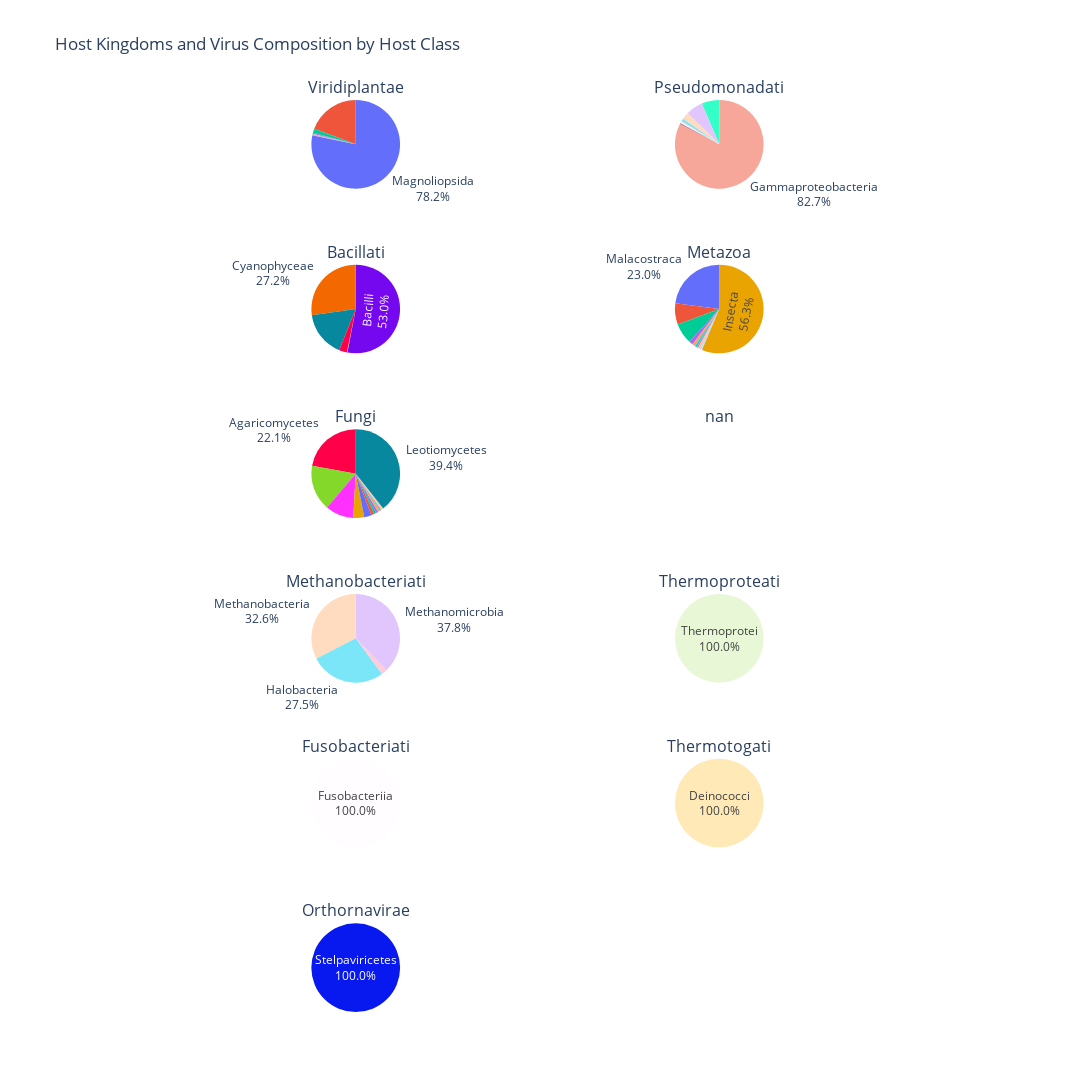

Source (notebook cell):
### Code cell
# configure subplots on grid
ncols = 2
nrows = (n_kingdoms + ncols - 1) // ncols

fig = make_subplots(
    rows=nrows, cols=ncols,
    specs=[[{'type':'domain'}]*ncols for _ in range(nrows)],
    subplot_titles=unique_kingdoms
)

# set threshold for virus and label display; initialize virus_taxon_level to family
threshold = 0.15
virus_taxon_level = "virus_family"
label_threshold = 20

# loop over the unique kingdoms; store data in class labels, class sizes, hover texts, and text labels to display information orderly
for i, kingdom in enumerate(unique_kingdoms):
    row = i // ncols + 1
    col = i % ncols + 1
    
    sub_df = df[df["kingdom"] == kingdom]
    
    class_counts = sub_df["class"].value_counts()
    
    class_labels = []
    class_sizes = []
    hover_texts = []
    text_labels = []
    
    total_count = class_counts.sum()

    # iterate over each class in the respective kingdom
    for host_class, count in class_counts.items():
        class_labels.append(host_class)
        class_sizes.append(count)
        
        # ensure the host class percentage is above threshold to display text on graph
        percentage = (count / total_count) * 100
        if percentage >= label_threshold:
            text_labels.append(f"{host_class}<br>{percentage:.1f}%")
        else:
            # empty string will "hide" the label
            text_labels.append("")
        
        # retrieve the virus taxon breakdown for each host class
        host_class_df = sub_df[sub_df["class"] == host_class]
        
        virus_counts = (
            host_class_df[virus_taxon_level]
            .value_counts(normalize=True) * 100
        )
        # ensure virus counts exceeds threshold to display on graph
        virus_counts = virus_counts[virus_counts >= threshold]
        other_pct = 100 - virus_counts.sum()

        # configure hover text for display of virus distributions
        virus_lines = [f"{vf}: {pct:.1f}%" for vf, pct in virus_counts.items()]
        if other_pct > 0:
            virus_lines.append(f"Other: {other_pct:.1f}%")

        hover_text = f"<b>{host_class}</b><br>Viruses:<br>" + "<br>".join(virus_lines)
        hover_texts.append(hover_text)

    # add all information to plotly pie chart and display graphs
    fig.add_trace(
        go.Pie(
            labels=class_labels,
            values=class_sizes,
            text=text_labels,
            hoverinfo="label+percent+text",
            textinfo='text',
            hovertext=hover_texts,
            hovertemplate="%{hovertext}<extra></extra>",
            sort=False
        ),
        row=row,
        col=col
    )

# update the layout of the pie charts by adjusting the height and width and include title text
fig.update_layout(
    height=400 * nrows,
    width=700 * ncols,
    title_text="Host Kingdoms and Virus Composition by Host Class",
    showlegend=False,
)
fig.show()

### Figure 1 — Plotly figure (JSON) as saved in the notebook; plotly's stock layout.template omitted (floating-point values rounded to 4 significant figures)
{"data": [{"domain": {"x": [0, 0.45], "y": [0.9028, 1.0]}, "hoverinfo": "label+percent+text", "hovertemplate": "%{hovertext}<extra></extra>", "hovertext": ["<b>Magnoliopsida</b><br>Viruses:<br>Geminiviridae: 22.6%<br>Potyviridae: 12.2%<br>Betaflexiviridae: 12.0%<br>Closteroviridae: 7.9%<br>Alphaflexiviridae: 7.1%<br>Unknown: 7.0%<br>Solemoviridae: 5.4%<br>Bromoviridae: 3.7%<br>Caulimoviridae: 3.2%<br>Rhabdoviridae: 2.9%<br>Virgaviridae: 1.9%<br>Partitiviridae: 1.8%<br>Tombusviridae: 1.6%<br>Nanoviridae: 1.6%<br>Fimoviridae: 1.4%<br>Amalgaviridae: 1.2%<br>Secoviridae: 1.2%<br>Tospoviridae: 0.6%<br>Tymoviridae: 0.5%<br>Totiviridae: 0.4%<br>Spinareoviridae: 0.4%<br>Benyviridae: 0.3%<br>Mitoviridae: 0.3%<br>Endornaviridae: 0.3%<br>Phenuiviridae: 0.3%<br>Genomoviridae: 0.2%<br>Parvoviridae: 0.2%<br>Narnaviridae: 0.2%<br>Fiersviridae: 0.2%<br>Botourmiaviridae: 0.2%<br>Other: 1.2%", "<b>Trebouxiophyceae</b><br>Viruses:<br>Phycodnaviridae: 100.0%", "<b>Mamiellophyceae</b><br>Viruses:<br>Phycodnaviridae: 100.0%", "<b>Ginkgoopsida</b><br>Viruses:<br>Tombusviridae: 55.9%<br>Unknown: 20.6%<br>Dicistroviridae: 17.6%<br>Amalgaviridae: 5.9%", "<b>Ulvophyceae</b><br>Viruses:<br>Unknown: 73.7%<br>Mitoviridae: 15.8%<br>Tombusviridae: 5.3%<br>Partitiviridae: 5.3%<br>Other: 0.0%", "<b>Pinopsida</b><br>Viruses:<br>Betaflexiviridae: 35.3%<br>Rhabdoviridae: 29.4%<br>Amalgaviridae: 23.5%<br>Partitiviridae: 5.9%<br>Caulimoviridae: 5.9%", "<b>Gnetopsida</b><br>Viruses:<br>Geminiviridae: 50.0%<br>Potyviridae: 33.3%<br>Unknown: 16.7%", "<b>Polypodiopsida</b><br>Viruses:<br>Geminiviridae: 75.0%<br>Secoviridae: 25.0%", "<b>Charophyceae</b><br>Viruses:<br>Unknown: 100.0%", "<b>Bryopsida</b><br>Viruses:<br>Amalgaviridae: 100.0%", "<b>Lycopodiopsida</b><br>Viruses:<br>Amalgaviridae: 100.0%"], "labels": ["Magnoliopsida", "Trebouxiophyceae", "Mamiellophyceae", "Ginkgoopsida", "Ulvophyceae", "Pinopsida", "Gnetopsida", "Polypodiopsida", "Charophyceae", "Bryopsida", "Lycopodiopsida"], "sort": false, "text": ["Magnoliopsida<br>78.2%", "", "", "", "", "", "", "", "", "", ""], "textinfo": "text", "type": "pie", "values": [7176, 1768, 139, 34, 19, 17, 6, 4, 4, 2, 2]}, {"domain": {"x": [0.55, 1], "y": [0.9028, 1.0]}, "hoverinfo": "label+percent+text", "hovertemplate": "%{hovertext}<extra></extra>", "hovertext": ["<b>Gammaproteobacteria</b><br>Viruses:<br>Unknown: 99.7%<br>Other: 0.3%", "<b>Alphaproteobacteria</b><br>Viruses:<br>Unknown: 99.7%<br>Microviridae: 0.3%", "<b>Betaproteobacteria</b><br>Viruses:<br>Unknown: 100.0%", "<b>Flavobacteriia</b><br>Viruses:<br>Unknown: 100.0%", "<b>Epsilonproteobacteria</b><br>Viruses:<br>Unknown: 100.0%", "<b>Bacteroidia</b><br>Viruses:<br>Unknown: 83.9%<br>Intestiviridae: 15.3%<br>Microviridae: 0.8%", "<b>Bdellovibrionia</b><br>Viruses:<br>Unknown: 100.0%", "<b>Rhodothermia</b><br>Viruses:<br>Unknown: 100.0%", "<b>Aquificia</b><br>Viruses:<br>Unknown: 100.0%", "<b>Verrucomicrobiia</b><br>Viruses:<br>Unknown: 100.0%", "<b>Desulfuromonadia</b><br>Viruses:<br>Unknown: 100.0%", "<b>Chlamydiia</b><br>Viruses:<br>Microviridae: 100.0%"], "labels": ["Gammaproteobacteria", "Alphaproteobacteria", "Betaproteobacteria", "Flavobacteriia", "Epsilonproteobacteria", "Bacteroidia", "Bdellovibrionia", "Rhodothermia", "Aquificia", "Verrucomicrobiia", "Desulfuromonadia", "Chlamydiia"], "sort": false, "text": ["Gammaproteobacteria<br>82.7%", "", "", "", "", "", "", "", "", "", "", ""], "textinfo": "text", "type": "pie", "values": [24715, 1923, 1858, 771, 284, 118, 69, 57, 46, 34, 15, 1]}, {"domain": {"x": [0, 0.45], "y": [0.7222, 0.8194]}, "hoverinfo": "label+percent+text", "hovertemplate": "%{hovertext}<extra></extra>", "hovertext": ["<b>Bacilli</b><br>Viruses:<br>Unknown: 99.7%<br>Tectiviridae: 0.2%<br>Other: 0.1%", "<b>Cyanophyceae</b><br>Viruses:<br>Unknown: 100.0%", "<b>Actinomycetes</b><br>Viruses:<br>Unknown: 100.0%", "<b>Clostridia</b><br>Viruses:<br>Unknown: 100.0%", "<b>Mollicutes</b><br>Viruses:<br>Unknown: 100.0%", "<b>Erysipelotrichia</b><br>Viruses:<br>Unknown: 100.0%"], "labels": ["Bacilli", "Cyanophyceae", "Actinomycetes", "Clostridia", "Mollicutes", "Erysipelotrichia"], "sort": false, "text": ["Bacilli<br>53.0%", "Cyanophyceae<br>27.2%", "", "", "", ""], "textinfo": "text", "type": "pie", "values": [6703, 3443, 2111, 366, 14, 9]}, {"domain": {"x": [0.55, 1], "y": [0.7222, 0.8194]}, "hoverinfo": "label+percent+text", "hovertemplate": "%{hovertext}<extra></extra>", "hovertext": ["<b>Insecta</b><br>Viruses:<br>Unknown: 29.3%<br>Baculoviridae: 19.1%<br>Microviridae: 5.1%<br>Iridoviridae: 3.6%<br>Rhabdoviridae: 3.5%<br>Poxviridae: 3.2%<br>Ascoviridae: 2.9%<br>Sedoreoviridae: 2.7%<br>Orthomyxoviridae: 2.4%<br>Nudiviridae: 2.3%<br>Flaviviridae: 2.0%<br>Totiviridae: 1.8%<br>Tombusviridae: 1.7%<br>Iflaviridae: 1.5%<br>Phasmaviridae: 1.2%<br>Phenuiviridae: 1.2%<br>Peribunyaviridae: 1.1%<br>Sinhaliviridae: 1.1%<br>Chuviridae: 1.1%<br>Solemoviridae: 1.0%<br>Partitiviridae: 0.9%<br>Virgaviridae: 0.9%<br>Marseilleviridae: 0.8%<br>Narnaviridae: 0.8%<br>Parvoviridae: 0.8%<br>Spinareoviridae: 0.7%<br>Dicistroviridae: 0.7%<br>Lispiviridae: 0.6%<br>Polycipiviridae: 0.6%<br>Xinmoviridae: 0.5%<br>Togaviridae: 0.4%<br>Nodaviridae: 0.4%<br>Fiersviridae: 0.4%<br>Tymoviridae: 0.3%<br>Bidnaviridae: 0.3%<br>Geminiviridae: 0.2%<br>Hytrosaviridae: 0.2%<br>Circoviridae: 0.2%<br>Picornaviridae: 0.2%<br>Solinviviridae: 0.2%<br>Other: 2.0%", "<b>Malacostraca</b><br>Viruses:<br>Unknown: 86.7%<br>Nudiviridae: 9.3%<br>Circoviridae: 0.7%<br>Nodaviridae: 0.6%<br>Baculoviridae: 0.6%<br>Iridoviridae: 0.6%<br>Parvoviridae: 0.5%<br>Totiviridae: 0.3%<br>Microviridae: 0.2%<br>Bidnaviridae: 0.2%<br>Dicistroviridae: 0.2%<br>Other: 0.3%", "<b>Arachnida</b><br>Viruses:<br>Unknown: 24.8%<br>Rhabdoviridae: 12.4%<br>Nairoviridae: 6.0%<br>Sedoreoviridae: 5.6%<br>Phenuiviridae: 4.8%<br>Totiviridae: 4.8%<br>Narnaviridae: 3.8%<br>Botourmiaviridae: 3.8%<br>Orthomyxoviridae: 3.4%<br>Polyomaviridae: 3.0%<br>Tombusviridae: 2.3%<br>Flaviviridae: 2.3%<br>Dicistroviridae: 2.2%<br>Chuviridae: 2.1%<br>Partitiviridae: 2.1%<br>Iflaviridae: 1.8%<br>Peribunyaviridae: 1.4%<br>Asfarviridae: 1.4%<br>Nodaviridae: 1.4%<br>Virgaviridae: 1.2%<br>Fusariviridae: 1.2%<br>Mitoviridae: 1.0%<br>Spinareoviridae: 0.7%<br>Mymonaviridae: 0.7%<br>Parvoviridae: 0.6%<br>Tymoviridae: 0.6%<br>Polycipiviridae: 0.6%<br>Deltaflexiviridae: 0.5%<br>Chrysoviridae: 0.5%<br>Picornaviridae: 0.5%<br>Bromoviridae: 0.4%<br>Hypoviridae: 0.3%<br>Astroviridae: 0.2%<br>Genomoviridae: 0.2%<br>Solemoviridae: 0.2%<br>Other: 1.0%", "<b>Ascidiacea</b><br>Viruses:<br>Microviridae: 99.2%<br>Medioniviridae: 0.4%<br>Circoviridae: 0.4%<br>Other: 0.0%", "<b>Asteroidea</b><br>Viruses:<br>Parvoviridae: 82.1%<br>Unknown: 11.7%<br>Nodaviridae: 3.4%<br>Circoviridae: 1.1%<br>Solemoviridae: 0.6%<br>Narnaviridae: 0.6%<br>Mitoviridae: 0.6%<br>Other: 0.0%", "<b>Bivalvia</b><br>Viruses:<br>Unknown: 36.0%<br>Circoviridae: 34.5%<br>Nodaviridae: 7.2%<br>Parvoviridae: 7.2%<br>Malacoherpesviridae: 6.5%<br>Hepeviridae: 2.2%<br>Dicistroviridae: 1.4%<br>Picobirnaviridae: 1.4%<br>Sedoreoviridae: 0.7%<br>Narnaviridae: 0.7%<br>Caliciviridae: 0.7%<br>Tombusviridae: 0.7%<br>Solemoviridae: 0.7%<br>Other: 0.0%", "<b>Gastropoda</b><br>Viruses:<br>Unknown: 77.8%<br>Circoviridae: 9.3%<br>Rhabdoviridae: 5.6%<br>Mitoviridae: 2.8%<br>Orthomyxoviridae: 1.9%<br>Totiviridae: 0.9%<br>Nodaviridae: 0.9%<br>Narnaviridae: 0.9%", "<b>Demospongiae</b><br>Viruses:<br>Unknown: 42.9%<br>Narnaviridae: 12.7%<br>Hepeviridae: 11.1%<br>Tombusviridae: 7.9%<br>Dicistroviridae: 6.3%<br>Partitiviridae: 4.8%<br>Solemoviridae: 4.8%<br>Mitoviridae: 4.8%<br>Nodaviridae: 3.2%<br>Circoviridae: 1.6%<br>Other: 0.0%", "<b>Anthozoa</b><br>Viruses:<br>Unknown: 34.2%<br>Dicistroviridae: 31.6%<br>Solemoviridae: 13.2%<br>Circoviridae: 10.5%<br>Tombusviridae: 5.3%<br>Nodaviridae: 2.6%<br>Parvoviridae: 2.6%", "<b>Clitellata</b><br>Viruses:<br>Mimiviridae: 69.7%<br>Medioniviridae: 15.2%<br>Rhabdoviridae: 6.1%<br>Retroviridae: 6.1%<br>Parvoviridae: 3.0%", "<b>Holothuroidea</b><br>Viruses:<br>Unknown: 82.8%<br>Totiviridae: 13.8%<br>Flaviviridae: 3.4%", "<b>Chromadorea</b><br>Viruses:<br>Nodaviridae: 24.0%<br>Unknown: 24.0%<br>Nyamiviridae: 24.0%<br>Rhabdoviridae: 20.0%<br>Flaviviridae: 4.0%<br>Peribunyaviridae: 4.0%", "<b>Leptocardii</b><br>Viruses:<br>Adintoviridae: 100.0%", "<b>Cestoda</b><br>Viruses:<br>Totiviridae: 46.7%<br>Rhabdoviridae: 40.0%<br>Unknown: 13.3%<br>Other: 0.0%", "<b>Hexanauplia</b><br>Viruses:<br>Circoviridae: 50.0%<br>Unknown: 41.7%<br>Mitoviridae: 8.3%", "<b>Enoplea</b><br>Viruses:<br>Virgaviridae: 100.0%", "<b>Rhabditophora</b><br>Viruses:<br>Unknown: 100.0%", "<b>Echinoidea</b><br>Viruses:<br>Unknown: 71.4%<br>Circoviridae: 28.6%", "<b>Tentaculata</b><br>Viruses:<br>Unknown: 100.0%", "<b>Collembola</b><br>Viruses:<br>Qinviridae: 60.0%<br>Unknown: 20.0%<br>Phasmaviridae: 20.0%", "<b>Cephalopoda</b><br>Viruses:<br>Flaviviridae: 100.0%", "<b>Polychaeta</b><br>Viruses:<br>Unknown: 100.0%", "<b>Eurotatoria</b><br>Viruses:<br>Unknown: 100.0%", "<b>Diplopoda</b><br>Viruses:<br>Mitoviridae: 100.0%", "<b>Symphyla</b><br>Viruses:<br>Mitoviridae: 100.0%", "<b>Staurozoa</b><br>Viruses:<br>Mitoviridae: 100.0%"], "labels": ["Insecta", "Malacostraca", "Arachnida", "Ascidiacea", "Asteroidea", "Bivalvia", "Gastropoda", "Demospongiae", "Anthozoa", "Clitellata", "Holothuroidea", "Chromadorea", "Leptocardii", "Cestoda", "Hexanauplia", "Enoplea", "Rhabditophora", "Echinoidea", "Tentaculata", "Collembola", "Cephalopoda", "Polychaeta", "Eurotatoria", "Diplopoda", "Symphyla", "Staurozoa"], "sort": false, "text": ["Insecta<br>56.3%", "Malacostraca<br>23.0%", "", "", "", "", "", "", "", "", "", "", "", "", "", "", "", "", "", "", "", "", "", "", "", ""], "textinfo": "text", "type": "pie", "values": [7260, 2960, 998, 978, 179, 139, 108, 63, 38, 33, 29, 25, 15, 15, 12, 7, 7, 7, 7, 5, 3, 2, 2, 1, 1, 1]}, {"domain": {"x": [0, 0.45], "y": [0.5417, 0.6389]}, "hoverinfo": "label+percent+text", "hovertemplate": "%{hovertext}<extra></extra>", "hovertext": ["<b>Leotiomycetes</b><br>Viruses:<br>Unknown: 19.8%<br>Botourmiaviridae: 14.2%<br>Totiviridae: 11.4%<br>Mitoviridae: 9.6%<br>Narnaviridae: 8.2%<br>Tombusviridae: 6.8%<br>Partitiviridae: 4.5%<br>Virgaviridae: 3.7%<br>Mymonaviridae: 2.0%<br>Deltaflexiviridae: 2.0%<br>Solemoviridae: 1.7%<br>Hypoviridae: 1.7%<br>Endornaviridae: 1.7%<br>Spinareoviridae: 1.7%<br>Fusariviridae: 1.5%<br>Gammaflexiviridae: 1.4%<br>Nodaviridae: 1.4%<br>Chrysoviridae: 1.4%<br>Alphaflexiviridae: 1.2%<br>Mesoniviridae: 0.6%<br>Barnaviridae: 0.6%<br>Megabirnaviridae: 0.5%<br>Togaviridae: 0.5%<br>Potyviridae: 0.3%<br>Peribunyaviridae: 0.3%<br>Picornaviridae: 0.3%<br>Fiersviridae: 0.3%<br>Genomoviridae: 0.2%<br>Kitaviridae: 0.2%<br>Tymoviridae: 0.2%<br>Rhabdoviridae: 0.2%<br>Benyviridae: 0.2%", "<b>Agaricomycetes</b><br>Viruses:<br>Unknown: 24.2%<br>Partitiviridae: 23.6%<br>Endornaviridae: 14.6%<br>Mitoviridae: 9.1%<br>Barnaviridae: 3.0%<br>Gammaflexiviridae: 3.0%<br>Hypoviridae: 2.7%<br>Botourmiaviridae: 2.7%<br>Narnaviridae: 2.7%<br>Mymonaviridae: 2.5%<br>Totiviridae: 1.6%<br>Fusariviridae: 1.6%<br>Virgaviridae: 1.6%<br>Megabirnaviridae: 1.4%<br>Rhabdoviridae: 1.4%<br>Togaviridae: 1.1%<br>Benyviridae: 0.8%<br>Tymoviridae: 0.8%<br>Alternaviridae: 0.5%<br>Deltaflexiviridae: 0.3%<br>Aspiviridae: 0.3%<br>Peribunyaviridae: 0.3%", "<b>Sordariomycetes</b><br>Viruses:<br>Unknown: 28.1%<br>Partitiviridae: 21.5%<br>Totiviridae: 12.4%<br>Chrysoviridae: 6.9%<br>Mitoviridae: 5.1%<br>Botourmiaviridae: 4.4%<br>Hypoviridae: 4.4%<br>Alternaviridae: 4.0%<br>Mymonaviridae: 3.3%<br>Fusariviridae: 2.9%<br>Quadriviridae: 1.8%<br>Togaviridae: 1.5%<br>Megabirnaviridae: 1.5%<br>Narnaviridae: 0.7%<br>Deltaflexiviridae: 0.4%<br>Yadokariviridae: 0.4%<br>Virgaviridae: 0.4%<br>Spinareoviridae: 0.4%<br>Other: 0.0%", "<b>Dothideomycetes</b><br>Viruses:<br>Unknown: 29.4%<br>Totiviridae: 12.4%<br>Chrysoviridae: 9.4%<br>Partitiviridae: 9.4%<br>Narnaviridae: 7.1%<br>Tombusviridae: 6.5%<br>Virgaviridae: 6.5%<br>Botourmiaviridae: 4.7%<br>Alternaviridae: 2.9%<br>Mitoviridae: 2.9%<br>Alphaflexiviridae: 2.4%<br>Endornaviridae: 2.4%<br>Hypoviridae: 1.8%<br>Fusariviridae: 1.2%<br>Bromoviridae: 0.6%<br>Potyviridae: 0.6%", "<b>Pucciniomycetes</b><br>Viruses:<br>Unknown: 47.7%<br>Totiviridae: 43.1%<br>Virgaviridae: 4.6%<br>Mitoviridae: 1.5%<br>Narnaviridae: 1.5%<br>Bromoviridae: 1.5%<br>Other: 0.0%", "<b>Eurotiomycetes</b><br>Viruses:<br>Partitiviridae: 34.1%<br>Unknown: 31.8%<br>Narnaviridae: 15.9%<br>Chrysoviridae: 9.1%<br>Totiviridae: 4.5%<br>Pseudoviridae: 2.3%<br>Botourmiaviridae: 2.3%<br>Other: 0.0%", "<b>Pezizomycetes</b><br>Viruses:<br>Partitiviridae: 44.4%<br>Unknown: 33.3%<br>Totiviridae: 11.1%<br>Mitoviridae: 5.6%<br>Endornaviridae: 5.6%", "<b>Glomeromycetes</b><br>Viruses:<br>Mitoviridae: 53.8%<br>Partitiviridae: 23.1%<br>Totiviridae: 15.4%<br>Narnaviridae: 7.7%", "<b>Mucoromycetes</b><br>Viruses:<br>Totiviridae: 30.8%<br>Narnaviridae: 23.1%<br>Unknown: 15.4%<br>Endornaviridae: 15.4%<br>Mitoviridae: 7.7%<br>Phasmaviridae: 7.7%", "<b>Entomophthoromycetes</b><br>Viruses:<br>Virgaviridae: 25.0%<br>Unknown: 16.7%<br>Totiviridae: 16.7%<br>Narnaviridae: 16.7%<br>Rhabdoviridae: 8.3%<br>Partitiviridae: 8.3%<br>Benyviridae: 8.3%<br>Other: 0.0%", "<b>Pichiomycetes</b><br>Viruses:<br>Totiviridae: 100.0%", "<b>Microbotryomycetes</b><br>Viruses:<br>Totiviridae: 50.0%<br>Unknown: 50.0%", "<b>Dipodascomycetes</b><br>Viruses:<br>Totiviridae: 100.0%", "<b>Saccharomycetes</b><br>Viruses:<br>Unknown: 66.7%<br>Narnaviridae: 33.3%<br>Other: 0.0%", "<b>Lecanoromycetes</b><br>Viruses:<br>Totiviridae: 66.7%<br>Rhabdoviridae: 33.3%<br>Other: 0.0%", "<b>Tremellomycetes</b><br>Viruses:<br>Totiviridae: 100.0%", "<b>Umbelopsidomycetes</b><br>Viruses:<br>Totiviridae: 100.0%", "<b>Malasseziomycetes</b><br>Viruses:<br>Totiviridae: 100.0%"], "labels": ["Leotiomycetes", "Agaricomycetes", "Sordariomycetes", "Dothideomycetes", "Pucciniomycetes", "Eurotiomycetes", "Pezizomycetes", "Glomeromycetes", "Mucoromycetes", "Entomophthoromycetes", "Pichiomycetes", "Microbotryomycetes", "Dipodascomycetes", "Saccharomycetes", "Lecanoromycetes", "Tremellomycetes", "Umbelopsidomycetes", "Malasseziomycetes"], "sort": false, "text": ["Leotiomycetes<br>39.4%", "Agaricomycetes<br>22.1%", "", "", "", "", "", "", "", "", "", "", "", "", "", "", "", ""], "textinfo": "text", "type": "pie", "values": [648, 364, 274, 170, 65, 44, 18, 13, 13, 12, 7, 4, 4, 3, 3, 1, 1, 1]}, {"domain": {"x": [0.55, 1], "y": [0.5417, 0.6389]}, "hoverinfo": "label+percent+text", "hovertemplate": "%{hovertext}<extra></extra>", "hovertext": [], "labels": [], "sort": false, "text": [], "textinfo": "text", "type": "pie", "values": []}, {"domain": {"x": [0, 0.45], "y": [0.3611, 0.4583]}, "hoverinfo": "label+percent+text", "hovertemplate": "%{hovertext}<extra></extra>", "hovertext": ["<b>Methanomicrobia</b><br>Viruses:<br>Unknown: 75.0%<br>Tectiviridae: 25.0%", "<b>Methanobacteria</b><br>Viruses:<br>Unknown: 100.0%", "<b>Halobacteria</b><br>Viruses:<br>Hafunaviridae: 57.8%<br>Graaviviridae: 25.0%<br>Pleolipoviridae: 17.2%", "<b>Candidatus Nanohaloarchaea</b><br>Viruses:<br>Unknown: 100.0%"], "labels": ["Methanomicrobia", "Methanobacteria", "Halobacteria", "Candidatus Nanohaloarchaea"], "sort": false, "text": ["Methanomicrobia<br>37.8%", "Methanobacteria<br>32.6%", "Halobacteria<br>27.5%", ""], "textinfo": "text", "type": "pie", "values": [88, 76, 64, 5]}, {"domain": {"x": [0.55, 1], "y": [0.3611, 0.4583]}, "hoverinfo": "label+percent+text", "hovertemplate": "%{hovertext}<extra></extra>", "hovertext": ["<b>Thermoprotei</b><br>Viruses:<br>Unknown: 69.8%<br>Lipothrixviridae: 16.4%<br>Turriviridae: 10.1%<br>Rudiviridae: 3.7%<br>Other: 0.0%"], "labels": ["Thermoprotei"], "sort": false, "text": ["Thermoprotei<br>100.0%"], "textinfo": "text", "type": "pie", "values": [642]}, {"domain": {"x": [0, 0.45], "y": [0.1806, 0.2778]}, "hoverinfo": "label+percent+text", "hovertemplate": "%{hovertext}<extra></extra>", "hovertext": ["<b>Fusobacteriia</b><br>Viruses:<br>Unknown: 100.0%"], "labels": ["Fusobacteriia"], "sort": false, "text": ["Fusobacteriia<br>100.0%"], "textinfo": "text", "type": "pie", "values": [1]}, {"domain": {"x": [0.55, 1], "y": [0.1806, 0.2778]}, "hoverinfo": "label+percent+text", "hovertemplate": "%{hovertext}<extra></extra>", "hovertext": ["<b>Deinococci</b><br>Viruses:<br>Unknown: 80.8%<br>Sphaerolipoviridae: 19.2%"], "labels": ["Deinococci"], "sort": false, "text": ["Deinococci<br>100.0%"], "textinfo": "text", "type": "pie", "values": [193]}, {"domain": {"x": [0, 0.45], "y": [0, 0.09722]}, "hoverinfo": "label+percent+text", "hovertemplate": "%{hovertext}<extra></extra>", "hovertext": ["<b>Stelpaviricetes</b><br>Viruses:<br>Potyviridae: 100.0%"], "labels": ["Stelpaviricetes"], "sort": false, "text": ["Stelpaviricetes<br>100.0%"], "textinfo": "text", "type": "pie", "values": [1]}], "layout": {"annotations": [{"font": {"size": 16}, "showarrow": false, "text": "Viridiplantae", "x": 0.225, "xanchor": "center", "xref": "paper", "y": 1.0, "yanchor": "bottom", "yref": "paper"}, {"font": {"size": 16}, "showarrow": false, "text": "Pseudomonadati", "x": 0.775, "xanchor": "center", "xref": "paper", "y": 1.0, "yanchor": "bottom", "yref": "paper"}, {"font": {"size": 16}, "showarrow": false, "text": "Bacillati", "x": 0.225, "xanchor": "center", "xref": "paper", "y": 0.8194, "yanchor": "bottom", "yref": "paper"}, {"font": {"size": 16}, "showarrow": false, "text": "Metazoa", "x": 0.775, "xanchor": "center", "xref": "paper", "y": 0.8194, "yanchor": "bottom", "yref": "paper"}, {"font": {"size": 16}, "showarrow": false, "text": "Fungi", "x": 0.225, "xanchor": "center", "xref": "paper", "y": 0.6389, "yanchor": "bottom", "yref": "paper"}, {"font": {"size": 16}, "showarrow": false, "text": "nan", "x": 0.775, "xanchor": "center", "xref": "paper", "y": 0.6389, "yanchor": "bottom", "yref": "paper"}, {"font": {"size": 16}, "showarrow": false, "text": "Methanobacteriati", "x": 0.225, "xanchor": "center", "xref": "paper", "y": 0.4583, "yanchor": "bottom", "yref": "paper"}, {"font": {"size": 16}, "showarrow": false, "text": "Thermoproteati", "x": 0.775, "xanchor": "center", "xref": "paper", "y": 0.4583, "yanchor": "bottom", "yref": "paper"}, {"font": {"size": 16}, "showarrow": false, "text": "Fusobacteriati", "x": 0.225, "xanchor": "center", "xref": "paper", "y": 0.2778, "yanchor": "bottom", "yref": "paper"}, {"font": {"size": 16}, "showarrow": false, "text": "Thermotogati", "x": 0.775, "xanchor": "center", "xref": "paper", "y": 0.2778, "yanchor": "bottom", "yref": "paper"}, {"font": {"size": 16}, "showarrow": false, "text": "Orthornavirae", "x": 0.225, "xanchor": "center", "xref": "paper", "y": 0.09722, "yanchor": "bottom", "yref": "paper"}], "height": 2400, "showlegend": false, "title": {"text": "Host Kingdoms and Virus Composition by Host Class"}, "width": 1400}}
